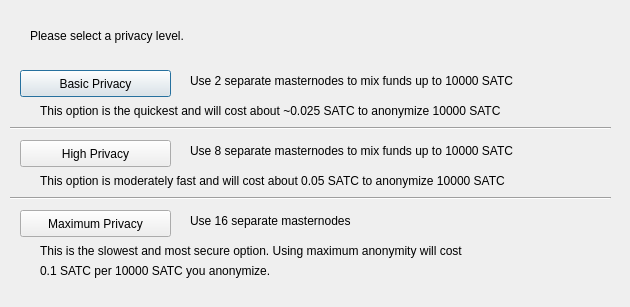
<?xml version="1.0" encoding="UTF-8"?>
<ui version="4.0">
 <class>ObfuscationConfig</class>
 <widget class="QDialog" name="ObfuscationConfig">
  <property name="geometry">
   <rect>
    <x>0</x>
    <y>0</y>
    <width>630</width>
    <height>307</height>
   </rect>
  </property>
  <property name="windowTitle">
   <string>Configure Obfuscation</string>
  </property>
  <widget class="QPushButton" name="buttonBasic">
   <property name="geometry">
    <rect>
     <x>20</x>
     <y>70</y>
     <width>151</width>
     <height>27</height>
    </rect>
   </property>
   <property name="text">
    <string>Basic Privacy</string>
   </property>
  </widget>
  <widget class="QPushButton" name="buttonHigh">
   <property name="geometry">
    <rect>
     <x>20</x>
     <y>140</y>
     <width>151</width>
     <height>27</height>
    </rect>
   </property>
   <property name="text">
    <string>High Privacy</string>
   </property>
  </widget>
  <widget class="QPushButton" name="buttonMax">
   <property name="geometry">
    <rect>
     <x>20</x>
     <y>210</y>
     <width>151</width>
     <height>27</height>
    </rect>
   </property>
   <property name="text">
    <string>Maximum Privacy</string>
   </property>
  </widget>
  <widget class="QLabel" name="label">
   <property name="geometry">
    <rect>
     <x>30</x>
     <y>20</y>
     <width>571</width>
     <height>31</height>
    </rect>
   </property>
   <property name="text">
    <string>Please select a privacy level.</string>
   </property>
  </widget>
  <widget class="QLabel" name="label_2">
   <property name="geometry">
    <rect>
     <x>190</x>
     <y>70</y>
     <width>421</width>
     <height>21</height>
    </rect>
   </property>
   <property name="text">
    <string>Use 2 separate masternodes to mix funds up to 10000 SATC</string>
   </property>
  </widget>
  <widget class="QLabel" name="label_3">
   <property name="geometry">
    <rect>
     <x>190</x>
     <y>140</y>
     <width>411</width>
     <height>21</height>
    </rect>
   </property>
   <property name="text">
    <string>Use 8 separate masternodes to mix funds up to 10000 SATC</string>
   </property>
  </widget>
  <widget class="QLabel" name="label_4">
   <property name="geometry">
    <rect>
     <x>190</x>
     <y>210</y>
     <width>421</width>
     <height>21</height>
    </rect>
   </property>
   <property name="text">
    <string>Use 16 separate masternodes</string>
   </property>
  </widget>
  <widget class="QLabel" name="label_6">
   <property name="geometry">
    <rect>
     <x>40</x>
     <y>100</y>
     <width>561</width>
     <height>21</height>
    </rect>
   </property>
   <property name="text">
    <string>This option is the quickest and will cost about ~0.025 SATC to anonymize 10000 SATC</string>
   </property>
  </widget>
  <widget class="QLabel" name="label_7">
   <property name="geometry">
    <rect>
     <x>40</x>
     <y>170</y>
     <width>561</width>
     <height>21</height>
    </rect>
   </property>
   <property name="text">
    <string>This option is moderately fast and will cost about 0.05 SATC to anonymize 10000 SATC</string>
   </property>
  </widget>
  <widget class="QLabel" name="label_8">
   <property name="geometry">
    <rect>
     <x>40</x>
     <y>240</y>
     <width>561</width>
     <height>21</height>
    </rect>
   </property>
   <property name="text">
    <string>This is the slowest and most secure option. Using maximum anonymity will cost</string>
   </property>
  </widget>
  <widget class="QLabel" name="label_9">
   <property name="geometry">
    <rect>
     <x>40</x>
     <y>260</y>
     <width>561</width>
     <height>21</height>
    </rect>
   </property>
   <property name="text">
    <string>0.1 SATC per 10000 SATC you anonymize.</string>
   </property>
  </widget>
  <widget class="Line" name="line">
   <property name="geometry">
    <rect>
     <x>10</x>
     <y>120</y>
     <width>601</width>
     <height>16</height>
    </rect>
   </property>
   <property name="orientation">
    <enum>Qt::Horizontal</enum>
   </property>
  </widget>
  <widget class="Line" name="line_2">
   <property name="geometry">
    <rect>
     <x>10</x>
     <y>190</y>
     <width>601</width>
     <height>16</height>
    </rect>
   </property>
   <property name="orientation">
    <enum>Qt::Horizontal</enum>
   </property>
  </widget>
 </widget>
 <resources/>
 <connections/>
</ui>
